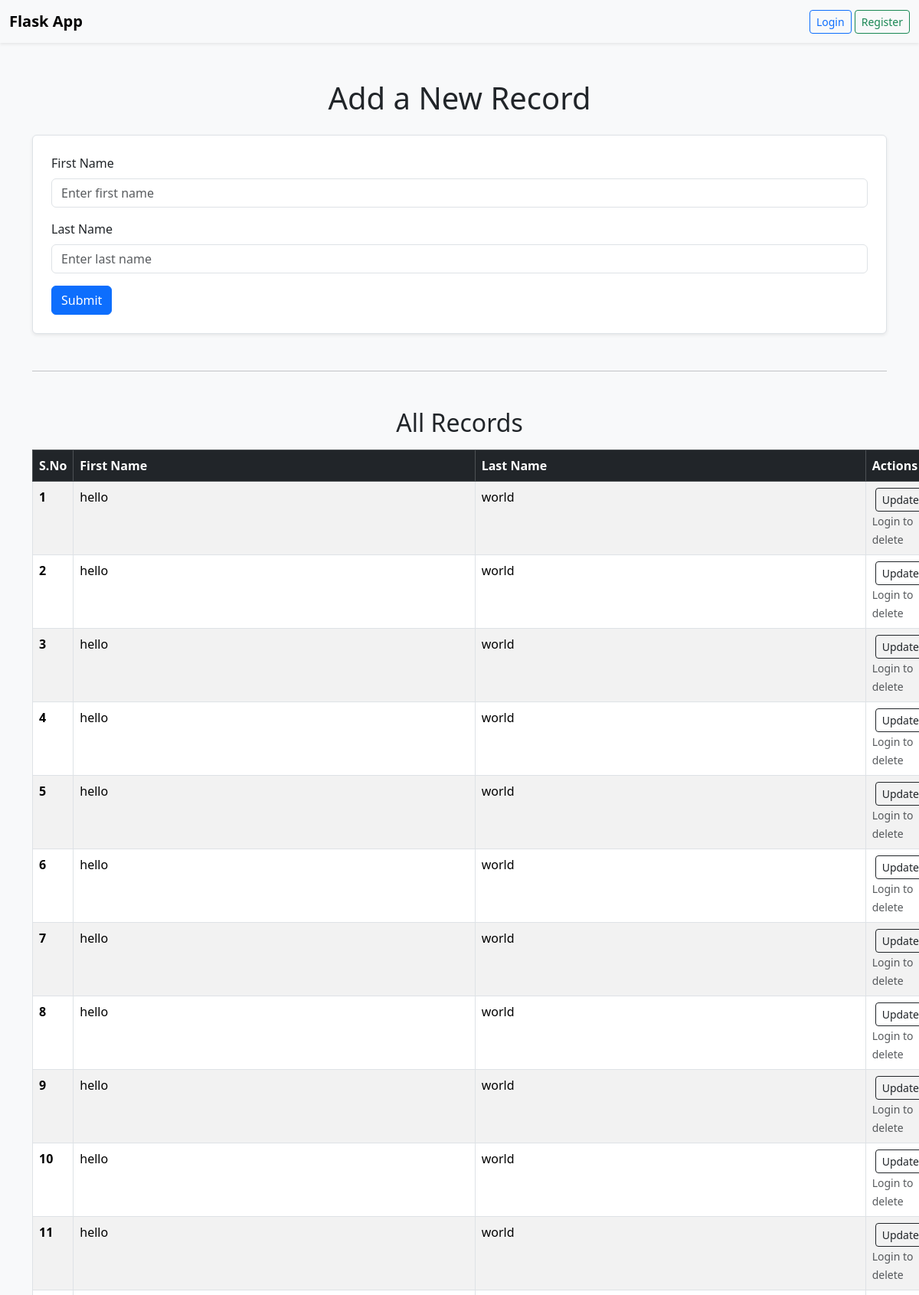
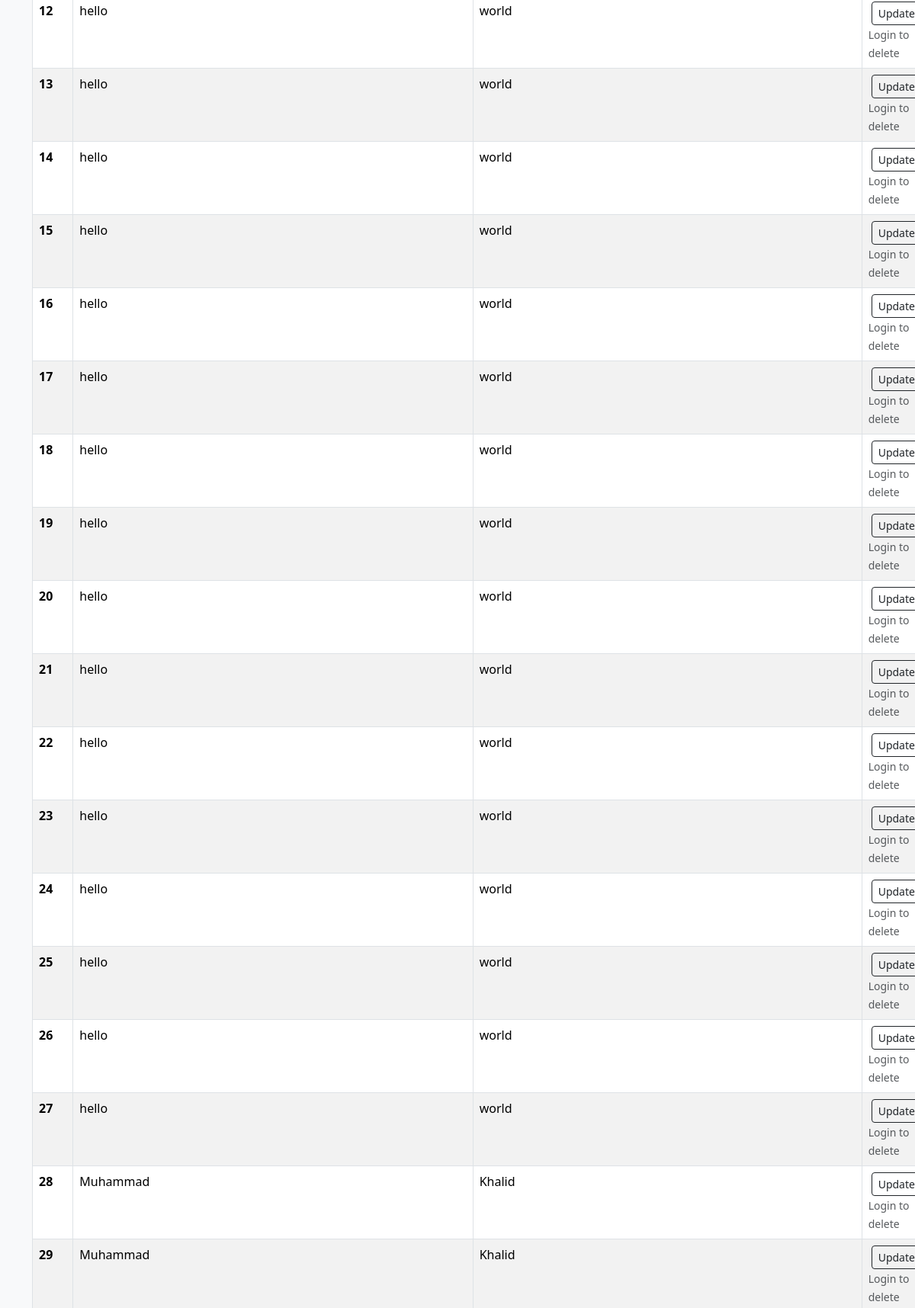
The page / (upper part) on the database its author committed (2 pictures, top to bottom).
### app.py (models this page shows)
class FirstApp(db.Model):
    sno = db.Column(db.Integer, primary_key=True)
    fname = db.Column(db.String(100), nullable=False)
    lname = db.Column(db.String(100), nullable=False)

### app.py (the view, shortened to what this page needs)
@app.route('/', methods=['GET', 'POST'])
def index():
    form = PersonForm()
    allpeople = FirstApp.query.all()
    return render_template('index.html', form=form, allpeople=allpeople)

### app.py
class PersonForm(FlaskForm):
    fname = StringField('First Name', validators=[
        DataRequired(), Length(min=1, max=100),
        Regexp(NAME_RE, message="Only letters, spaces and hyphens allowed.")
    ])
    lname = StringField('Last Name', validators=[
        DataRequired(), Length(min=1, max=100),
        Regexp(NAME_RE, message="Only letters, spaces and hyphens allowed.")
    ])
    submit = SubmitField('Submit')

### templates/index.html (shortened to what this page needs)
<!doctype html>
<html lang="en">
  <head>
    <link href="https://cdn.jsdelivr.net/npm/bootstrap@5.3.8/dist/css/bootstrap.min.css" rel="stylesheet">
  </head>
  <body class="bg-light">
    <nav class="navbar navbar-expand-lg bg-body-tertiary shadow-sm">
      <div class="container-fluid">
        <a class="navbar-brand fw-bold" href="#">Flask App</a>
        <div>
          {% if session.user_id %}
            <a class="btn btn-outline-secondary btn-sm" href="{{ url_for('logout') }}">Logout</a>
          {% else %}
            <a class="btn btn-outline-primary btn-sm" href="{{ url_for('login') }}">Login</a>
            <a class="btn btn-outline-success btn-sm" href="{{ url_for('register') }}">Register</a>
          {% endif %}
        </div>
      </div>
    </nav>
    <div class="container mt-5">
      <h1 class="text-center mb-4">Add a New Record</h1>
      <form method="POST" class="border p-4 rounded bg-white shadow-sm">
        <div class="mb-3">
          {{ form.fname.label(class="form-label") }}
          {{ form.fname(class="form-control", placeholder="Enter first name") }}
        </div>
        <div class="mb-3">
          {{ form.lname.label(class="form-label") }}
          {{ form.lname(class="form-control", placeholder="Enter last name") }}
        </div>
        <button type="submit" class="btn btn-primary">{{ form.submit.label.text }}</button>
      </form>
      <hr class="my-5">
      <h2 class="mb-3 text-center">All Records</h2>
      <table class="table table-striped table-bordered">
        <thead class="table-dark">
          <tr>
            <th scope="col">S.No</th>
            <th scope="col">First Name</th>
            <th scope="col">Last Name</th>
            <th scope="col">Actions</th>
          </tr>
        </thead>
        <tbody>
          {% for people in allpeople %}
          <tr>
            <th scope="row">{{ people.sno }}</th>
            <td>{{ people.fname }}</td>
            <td>{{ people.lname }}</td>
            <td>
              <a href="{{ url_for('update_entry', sno=people.sno) }}" class="btn btn-outline-dark btn-sm mx-1">Update</a>
              {% if session.user_id %}
              <form action="{{ url_for('delete_entry', sno=people.sno) }}" method="POST" style="display:inline;">
                {{ csrf_token() }}
                <button type="submit" class="btn btn-outline-danger btn-sm mx-1"
                        onclick="return confirm('Are you sure you want to delete this record?');">
                  Delete
                </button>
              </form>
              {% else %}
                <span class="text-muted small">Login to delete</span>
              {% endif %}
            </td>
          </tr>
          {% endfor %}
        </tbody>
      </table>
    </div>
  </body>
</html>

### rows shown on the page
FirstApp: sno "1", fname "hello", lname "world"
FirstApp: sno "2", fname "hello", lname "world"
FirstApp: sno "3", fname "hello", lname "world"
FirstApp: sno "4", fname "hello", lname "world"
FirstApp: sno "5", fname "hello", lname "world"
FirstApp: sno "6", fname "hello", lname "world"
FirstApp: sno "7", fname "hello", lname "world"
FirstApp: sno "8", fname "hello", lname "world"
FirstApp: sno "9", fname "hello", lname "world"
FirstApp: sno "10", fname "hello", lname "world"
FirstApp: sno "11", fname "hello", lname "world"
FirstApp: sno "12", fname "hello", lname "world"
FirstApp: sno "13", fname "hello", lname "world"
FirstApp: sno "14", fname "hello", lname "world"
FirstApp: sno "15", fname "hello", lname "world"
FirstApp: sno "16", fname "hello", lname "world"
FirstApp: sno "17", fname "hello", lname "world"
FirstApp: sno "18", fname "hello", lname "world"
FirstApp: sno "19", fname "hello", lname "world"
FirstApp: sno "20", fname "hello", lname "world"
FirstApp: sno "21", fname "hello", lname "world"
FirstApp: sno "22", fname "hello", lname "world"
FirstApp: sno "23", fname "hello", lname "world"
FirstApp: sno "24", fname "hello", lname "world"
FirstApp: sno "25", fname "hello", lname "world"
FirstApp: sno "26", fname "hello", lname "world"
FirstApp: sno "27", fname "hello", lname "world"
FirstApp: sno "28", fname "Muhammad", lname "Khalid"
FirstApp: sno "29", fname "Muhammad", lname "Khalid"
